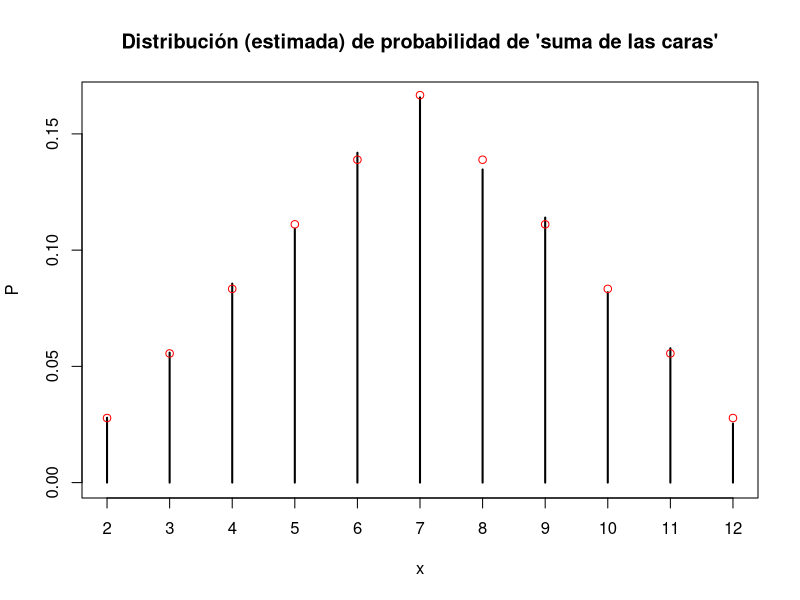
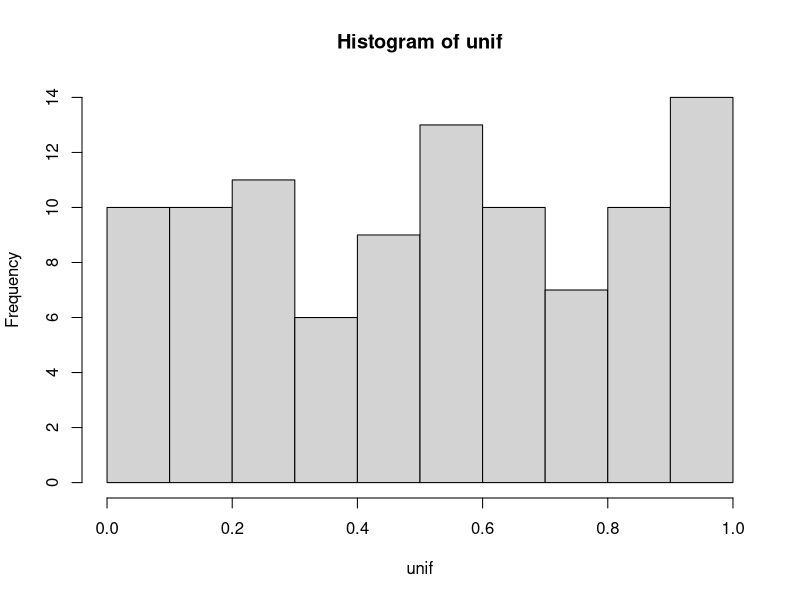
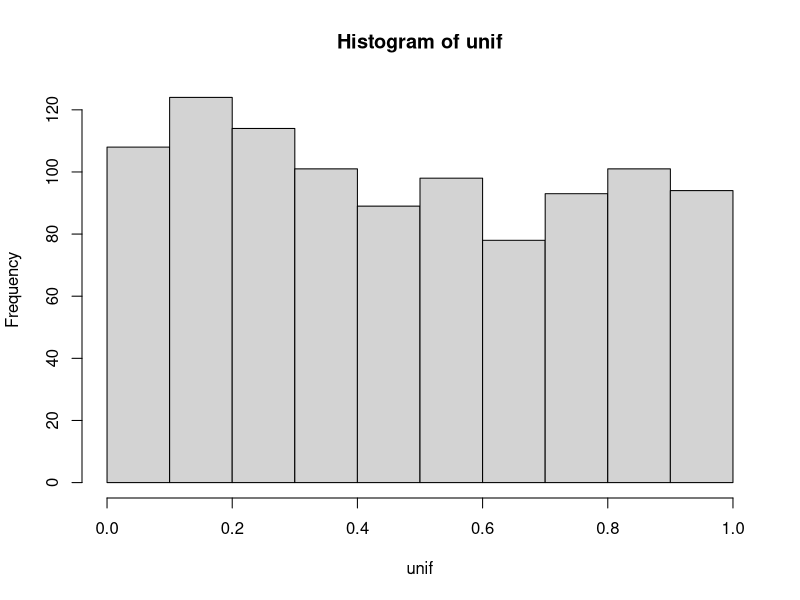
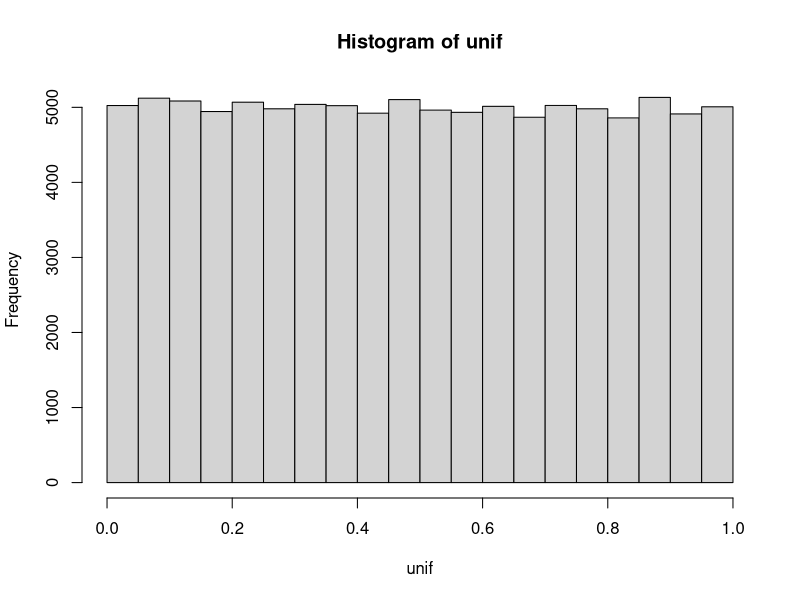
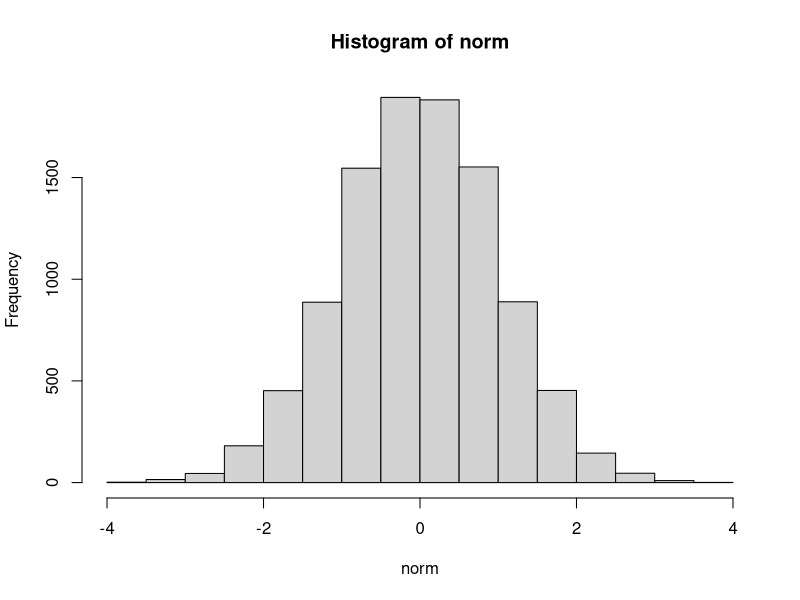
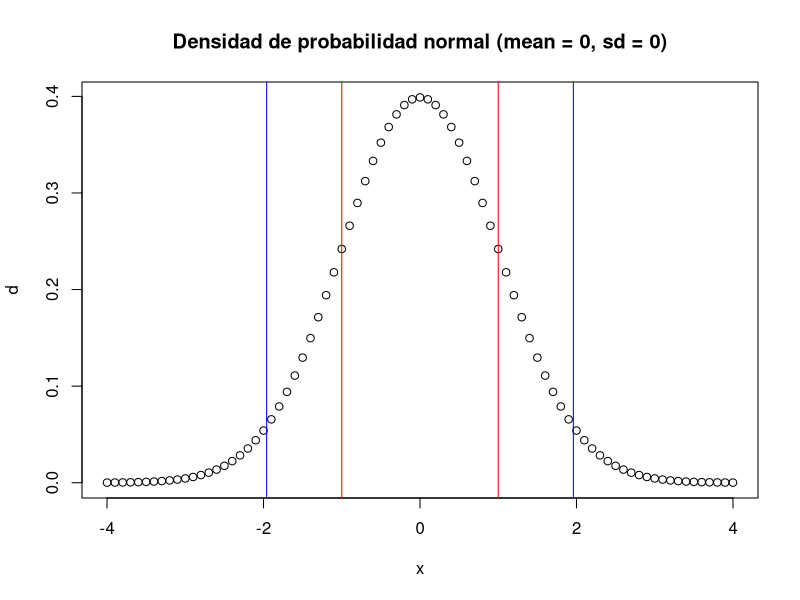
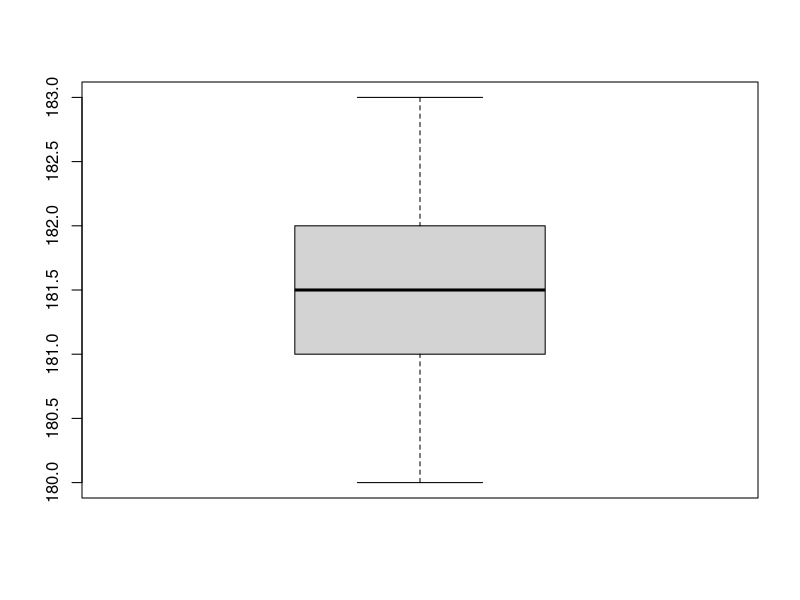
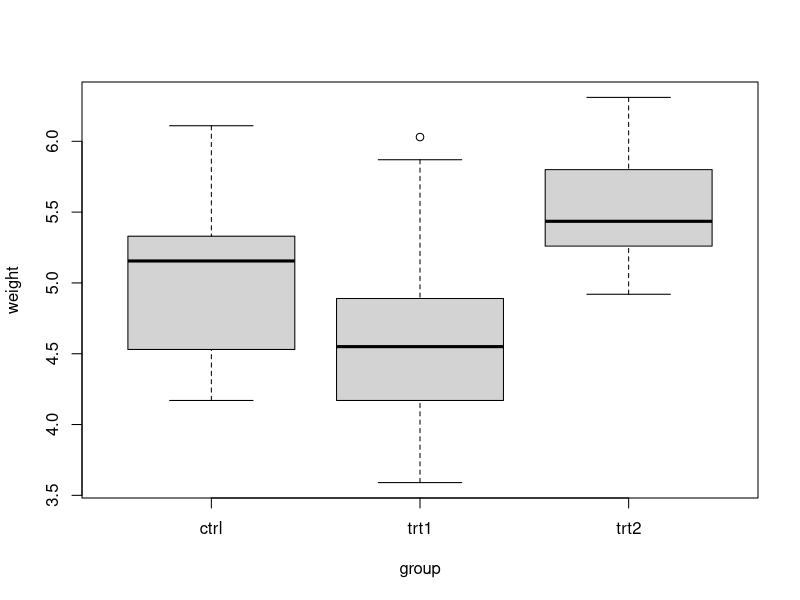

These charts were generated, in order, by the following R code:
#################################################################
#              Curso de análisis de datos con R
#Asociación Argentina de Bioinformática y Biologíca Computacional
#                 Fundación Instituto Leloir
#                        Marzo 2021
#                      Test de hipótesis
#################################################################

#Usemos R como un simulador. Simulemos tirar un dado miles de veces. La función sample va a venir en
#nuestra ayuda para esto.
?sample

#Las computadoras son máquinas deterministas, ante la misma entrada siempre devuelven la misma salida.
#Si queremos simular azar, necesitamos un generador de números pseudo-aleatorios. 
#Los generadores de números pseudo-aleatorios necesitan un lugar desde donde comenzar a producir
#los números y eso se lo decimos a R usando set.seed
#Un poco más de información para los curiosos: https://es.wikipedia.org/wiki/Generador_de_n%C3%BAmeros_pseudoaleatorios
set.seed(123457)

#Fabriquemos un dado y tirémoslo varias veces
dado <- 1:6
dado
sample(x = dado, size = 1)
sample(x = dado, size = 1)
sample(x = dado, size = 1)
sample(x = dado, size = 1)
#Cada vez que lo tiramos da algo distinto!

#Ahora tiremos dos dados
sample(dado, 2, replace=T)
sample(dado, 2, replace=T)
sample(dado, 2, replace=T)
sample(dado, 2, replace=T)

#Tiramos diez veces los dos dados. Podríamos usar un for pero r nos ayuda usando replicate
?replicate

#Fabriquemos una función que tire los dos dados. Fijensé que una función no necesariamente requiere
#un parámetro
dosDados <- function(){
  #Fabrico el dado
  dado <- 1:6
  #Lo tiro dos veces
  tirada <- sample(dado, 2, replace=T)
  #Devuelvo la tirada
  return(tirada)
}  

#Tiremos los dados diez veces
diez_tiradas <- replicate(10, dosDados())

#Veamos qué devuelve R
diez_tiradas

#Transponemos para que cada columna sea un dado y cada fila una tirada 
?t
diez_tiradas <- t(diez_tiradas)
diez_tiradas

#Sumemos los dos dados de cada tirada. Podríamos usar un for pero por rowSums viene a nuestra ayuda
#para sumar los elementos de cada fila entre si, fila por fila.
?rowSums
suma_de_las_caras <- rowSums(diez_tiradas)
suma_de_las_caras

#¿Es igual de probable sacar cualquier número? Contemos cuantas veces aparece cada número.
table(suma_de_las_caras)

#¿Si corremos esto de nuevo obtenemos el mismo resultado?
diez_tiradas <- replicate(10, dosDados())
diez_tiradas <- t(diez_tiradas)
suma_de_las_caras2 <- rowSums(diez_tiradas)

#Comparemos con la tirada anterior
table(suma_de_las_caras)
table(suma_de_las_caras2)

#¿Cómo podemos intentar estimar la probabilidad real de que salga cada número?
#Si tiramos muchas veces y contamos cuantas veces 
#da cada resultado nos podemos acercar bastante al valor real
diezmil_tiradas <- replicate(10000, dosDados())
diezmil_tiradas <- t(diezmil_tiradas)
head(diezmil_tiradas)
suma_de_las_caras <- rowSums(diezmil_tiradas)

#Calculemos la probabilidad estimada de cada número. Esto lo podemos pensar como el porcentaje de
#veces que salió cada uno
probabilidad_estimada <- table(suma_de_las_caras)/10000

#La posta se puede calcular (¿cómo?) y es la siguiente:
probabilidad_real <- c(1/36, 2/36, 3/36, 4/36, 5/36, 6/36, 5/36, 4/36, 3/36, 2/36, 1/36)

#Grafiquemos la probabilidad estimada y la probabilidad real
plot(probabilidad_estimada, xlab="x", ylab = "P", main="Distribución (estimada) de probabilidad de 'suma de las caras'")
points(2:12, probabilidad_real, col = "red")

#Bastante bien la simulación, no? Esto es lo que se conoce como la ley de los grandes números.

#Para pensar: probar con otros valores de replicate, por ejemplo: 10, 100, 1000, 1000000 y ver cuántas tiradas
#necesitamos para acercarnos.

#¿Cómo calcularían la probabilidad de que la suma de entre 3 y 7?
entre <- suma_de_las_caras >= 3 & suma_de_las_caras <= 7
head(entre)
sum(entre)/length(suma_de_las_caras)

#¿Dará lo mismo si sumamos las probabilidades de que salga cada número, desde el 3 al 7?
probabilidad_estimada
sum(probabilidad_estimada[c("3", "4", "5", "6", "7")])

#¿Y cuanto da la probabilidad de que salga cualquiera de los números desde el 2 al 12?
sum(probabilidad_estimada)

#Veamos como podemos simular otras distribuciones con R. Exploremos la función runif a ver qué devuelve.
#Primero reiniciemos el generador de números aleatorios
set.seed(123457)
runif(n = 1)
runif(n = 1)
runif(n = 1)
runif(n = 1)

#Corramos 100 veces runif con replicate y grafiquemos un histograma de lo que obtuvimos
unif <- replicate(100, runif(n = 1))
hist(unif)

#Corramos 1000 veces runif con replicate y grafiquemos un histograma de lo que obtuvimos
unif <- replicate(1000, runif(n = 1))
hist(unif)

#runif viene con su propio replicate incorporado, podemos pedirle 100000 números directamente. Grafiquemos un histograma de lo que obtuvimos.
unif <- runif(100000)
hist(unif)

#¿Qué devuelve entonces runif?
#¿Qué pasa al aumentar la muestra?

#Veamos cuántos números hay menores a 0.5. ¿Cuántos números esperan?
menores <- unif < 0.5
head(menores)
table(menores)

#¿Y menores a 0.95?.
menores <- unif < 0.95
table(menores)

#¿Y entre 0.25 y 0.75? ¿Qué porcentaje tiene?.
entre <- unif > 0.25 & unif < 0.75
table(entre)/length(unif)

#Veamos una función más, rnorm. ¿Qué es cada parámetro?
?rnorm

#Generemos 10000 números con esta funcion y grafiquemos un histograma
norm <- rnorm(n = 10000, mean = 0, sd = 1)
hist(norm)
#¿Reconocen esta distribución?

#¿Cuál debería ser la media y el desvío estandar si los estimamos con la muestra que generamos?
mean(norm)
sd(norm)
#¿Son exactamente las esperadas? ¿Por qué?

#Veamos como obtener la densidad de probabilidad real (no la estimada) de una normal con R. 
#Elijamos una secuencia de x.
x <- seq(-4, 4, by = 0.1)
head(x)
tail(x)

#Usamos la función dnorm que devuelve la densidad de probabilidad para cada valor de x que usamos
d <- dnorm(x, mean = 0, sd = 1)

#Grafiquemos cada par x, d de la densidad de probabilidad real.
plot(x, d, main = "Densidad de probabilidad normal (mean = 0, sd = 0)")

#¿Cómo podemos calcular la probabilidad de que al sacar una x cualquiera, la misma sea menor a -1? pnorm al rescate
abline(v = -1, col="red")
p1 <- pnorm(q = -1, mean = 0, sd = 1)
#¿Y menor a 1?
abline(v = 1, col="red")
p2 <- pnorm(q = 1, mean = 0, sd = 1)
#¿Cómo podemos calcular la probabilidad de que la x esté entre -1 y 1?
p2 - p1
#El 68% de las x están entre -1 y 1, es decir, el 68% de las x están a un desvío estandar de la media!

#¿Cuál es el valor de x tal que la probabilidad de sacar una x menor sea de 0.025%? qnorm al rescate
x1 <- qnorm(p = 0.025, mean = 0, sd = 1)
abline(v = x1, col="blue")

#¿Cuál es el valor de x tal que la probabilidad de sacar una x menor sea de 97.5%? qnorm al rescate
x2 <- qnorm(p = 0.975, mean = 0, sd = 1)
abline(v = x2, col="blue")
#Entonces, ¿cuál es la probabilidad de sacar una x entre x1 y x2?

#Con estas herramientas ya estamos en condiciones de probar algunas cosas.
#Juguemos a ser Levi-Strauss y el tipo de los aliens. Simulemos nuestros propios seres humanos. 
#Supongamos que la distribución de la altura es normal, con media 175 cm y desvío estandar 7 cm. Tomemos una muestra de esa población.
set.seed(123457)
muestra1 <- rnorm(n = 10, mean = 175, sd = 7)
muestra1

#Con esta muestra, ¿Qué valor estimamos para la media?
mean(muestra1)

#¿Y si tomamos una nueva muestra?
muestra2 <- rnorm(n = 10, mean = 175, sd = 7)
muestra2

#Con esta muestra, ¿Qué valor estimamos para la media?
mean(muestra2)

#Volviendo a los aliens, ¿podemos cuantificar de alguna forma la sorpresa (o falta de sorpresa) que nos dio cada uno de los esqueletos encontrados?
#Podríamos preguntarnos cuál es la probabilidad de encontrar una persona de 170 cm o más por azar. Usamos pnorm que nos da la probabilidad de 170 o menos
#así que eso se lo tenemos que restar a la probabilidad total que es 1
pvalue1 <- 1 - pnorm(170, mean = 175, sd = 7)
pvalue1

#A este valor se lo llama pvalue o pvalor y cuantifica la probabilidad de obtener el resultado que obtuvimos o uno mayor por azar, suponiendo que nuestro
#dato provino de una cierta población (en este caso, suponiendo que el esqueleto era humano).
#Calculemos el pvalue para el de 400 cm
pvalue3 <- 1 - pnorm(400, mean = 175, sd = 7)
pvalue3

#¿Y qué pasa con el de 185 cm?
pvalue2 <- 1 - pnorm(185, mean = 175, sd = 7)
pvalue2

#¿Qué pasó? ¿Nos estaremos equivocando?

#Veamos cuál es el valor de altura crítico para descartar que un esqueleto sea humano con una significancia de 0.01. qnorm al rescate. 
maxNoSignificativo <- qnorm(0.99, mean = 175, sd = 7)
maxNoSignificativo

#En este caso pudimos hacer un test de hipótesis porque conocíamos la distribución de alturas para personas (es decir, la hipótesis nula). 
#Pero ¿qué pasa en casos donde no conocemos esa distribución? 
#Necesitamos construirnos un estadístico a partir de nuestros datos cuya distribución, si vale la hipótesis nula, sea conocida. 
#Por suerte para nosotros, hay muchísimos tests que podemos usar en R dependiendo de lo que necesitamos hacer.

#Tomamos una muestra de la altura de personas en Holanda y queremos saber si la altura de esas personas es significativamente diferente de la
#media mundial. Usamos un t Test de una muestra. El t Test require que los datos sean aproximadamente normales y sin outliers
#(aunque es bastante robusto si esto no se cumple del todo).
alturasHolanda <- c(182, 183, 182, 180, 181, 180, 182, 181, 182, 181)

#Veamos outliers
boxplot(alturasHolanda)

#Veamos que estos datos cumplen normalidad. Usamos el test de shapiro-wilk que testea justamente eso

#H0: Los datos son normales
#H1: Los datos no son normales
shapiro.test(alturasHolanda)

#Cumplen normalidad, podemos usar t Test. Pero antes, elijamos un nivel de significancia (usualmente 0.05)
#H0: alturaMedia = 175 
#H1: alturaMedia != 175
?t.test
t.test(alturasHolanda, mu = 175)

#Algunas personas interpretan el pvalue como una medida del efecto observado. ¿Será correcta esta interpretación? Veamos
#Simulemos un efecto, por ejemplo, el de una hormona de crecimiento aplicada a un hongo.
#Simulemos la población no tratada y la tratada, y supongamos que hubo un efecto en la tratada
set.seed(123456)
no_tratada <- rnorm(10, mean = 10, sd = 1)
tratada    <- rnorm(10, mean = 11, sd = 1)
shapiro.test(tratada)
shapiro.test(no_tratada)
t.test(no_tratada, tratada)
#¿Qué pasó? ¿Por qué? ¿recuerdan el nombre de este tipo de errores?

#Aumentemos el tamaño de la muestra
set.seed(123456)
no_tratada <- rnorm(15, mean = 10, sd = 1)
tratada    <- rnorm(15, mean = 11, sd = 1)
shapiro.test(tratada)
shapiro.test(no_tratada)
t.test(no_tratada, tratada)

#y ahora, ¿Qué pasó? ¿Por qué? ¿Cambió el efecto acaso?

#Aumentemos aún más el tamaño de la muestra
set.seed(123456)
no_tratada <- rnorm(100, mean = 10, sd = 1)
tratada    <- rnorm(100, mean = 11, sd = 1)
shapiro.test(tratada)
shapiro.test(no_tratada)
t.test(no_tratada, tratada)

#Entonces, ojo, un pvalue más chico no nos dice que tenemos un efecto más grande! 
#Cambiando nuestro experimento podemos manipular el pvalue, manteniendo el mismo tamaño de efecto
#Veamos que pasa si el efecto fuera más chico
set.seed(123456)
no_tratada <- rnorm(100, mean = 10, sd = 1)
tratada    <- rnorm(100, mean = 10.1, sd = 1)
shapiro.test(tratada)
shapiro.test(no_tratada)
t.test(no_tratada, tratada)

#¿Qué pasó?
#Mejoremos el experimento
set.seed(123456)
no_tratada <- rnorm(1000, mean = 10, sd = 1)
tratada    <- rnorm(1000, mean = 11, sd = 1)
shapiro.test(tratada)
shapiro.test(no_tratada)
t.test(no_tratada, tratada)

#¿Y si no hubiera efecto?
set.seed(123456)
no_tratada <- rnorm(100000, mean = 10, sd = 1)
tratada    <- rnorm(100000, mean = 10, sd = 1)
t.test(no_tratada, tratada)

#Bueno, por suerte no era un artefacto del experimento. Pero con una significancia de 0.05, qué pasa si repetimos el experimento 100 veces?
set.seed(123456)
pvalues <- c()
for(i in 1:20){
  no_tratada <- rnorm(1000, mean = 10, sd = 1)
  tratada    <- rnorm(1000, mean = 10, sd = 1)
  pvalues <- c(pvalues, t.test(no_tratada, tratada)$p.value)
}
table(pvalues < 0.05)
#¿Qué pasó? ¿Qué tipo de errores observamos?

#Sigamos analizando la salida del test, volviendo a las alturas en Holanda
t.test(alturasHolanda, mu = 175)

#¿Qué es el intervalo de confianza de 95%?
#El mismo test nos estima la media de la población de la muestra que tomamos. Nos dice que la estima en 181.3 cm pero nos da algo mejor, nos da un intervalo
#de confianza del 98%, entre 180.23 cm hasta 182.37 cm. ¿Esto significa que hay un 95% de probabilidades de que la media real de la población de Holanda esté
#en este intervalo? No! La media de la población no es una variable aleatoria, o está en el intervalo o no está. Lo que nos dice ese intervalo es que si 
#tomamos 100 muestras y construimos el intervalo de confianza de 95%, esperamos que en el 95% de los casos la media de la población 
#esté contenida en el intervalo.
#Probemosló con nuestro laboratorio. Supongamos que la media de altura de la población de Holanda es 182 cm con un desvío de 7cm y tomemos 100 muestras.
set.seed(1234567)
mediaReal <- 182
aciertos <- 0
muestras <- 100
for(i in 1:muestras){
  alturasHolanda <- rnorm(10, mean = mediaReal, sd = 7)
  testDeAltura <- t.test(alturasHolanda, mu = 175)
  if(testDeAltura$conf.int[1] < mediaReal & mediaReal < testDeAltura$conf.int[2]){
    aciertos <- aciertos + 1
  }
}
aciertos


#Queremos estudiar el efecto de dos tratamientos en el crecimiento de una planta. Para ello contamos con plantas a las que se las trató con un placebo, plantas
#tratadas con la droga1 y plantas tratadas con la droga 2. ¿Cómo podemos saber si el tratamiento 1 o el tratamiento 2 fue efectivo?
#Usemos un t Test de dos muestras independientes para comparar el control con tratamiento 1 y el control con tratamiento 2. Además de lo que le habíamos
#pedido al t Test de una muestra (independencia, datos continuos, normalidad y sin outliers), la varianza de los dos grupos tiene que ser la misma.

#Cargamos los datos
plantas <- datasets::PlantGrowth
View(plantas)
#Veamos como se distribuyen las plantas dentro de cada grupo
boxplot(weight ~ group, data = plantas)

#Para testear que las dos varianzas sean iguales (homogeneidad de varianzas) podemos usar el test de bartlett.
#H0: Los datos tienen igual varianza
#H1: Los datos no  tienen igual varianza
bartlett.test(list(plantas$weight[plantas$group == "ctrl"], plantas$weight[plantas$group == "trt1"]))
bartlett.test(list(plantas$weight[plantas$group == "ctrl"], plantas$weight[plantas$group == "trt2"]))

#Chequeamos previamente normalidad de cada variable
shapiro.test(plantas$weight[plantas$group == "ctrl"])
shapiro.test(plantas$weight[plantas$group == "trt1"])
shapiro.test(plantas$weight[plantas$group == "trt2"])

#Ahora si, podemos usar el t test de dos muestras
#H0: las medias de los dos grupos son iguales
#H1: las medias de los dos grupos son distintas

t.test(plantas$weight[plantas$group == "ctrl"], plantas$weight[plantas$group == "trt1"])
t.test(plantas$weight[plantas$group == "ctrl"], plantas$weight[plantas$group == "trt2"])

#¿Qué pasa si nuestros datos no cumplen homogeneidad de varianza?
#Veamos los datos de iris
View(iris)

#Comparamos setosa con versicolor en el largo del sépalo
shapiro.test(iris$Sepal.Length[iris$Species == "setosa"])
shapiro.test(iris$Sepal.Length[iris$Species == "versicolor"])
#Veamos si cumplen homogeneidad de varianza
bartlett.test(list(iris$Sepal.Length[iris$Species == "setosa"], iris$Sepal.Length[iris$Species == "versicolor"]))

#Ups! Qué podemos hacer? Usar el test de welch
t.test(iris$Sepal.Length[iris$Species == "setosa"], iris$Sepal.Length[iris$Species == "versicolor"], var.equal = F)

#Mucho se habló de la publicación (o no publicación) de los resultados de la vacuna sputnik v.
#Finalmente, los resultados se publicaron el 2 de febrero en The Lancet, en
#Safety and efficacy of an rAd26 and rAd5 vector-based heterologous prime-boost COVID-19 vaccine: an interim analysis 
#of a randomised controlled phase 3 trial in Russia. Logunov et al.
#https://www.thelancet.com/journals/lancet/article/PIIS0140-6736(21)00234-8/fulltext
#En el texto nos cuentan que hicieron un ensayo doble ciego con 21977 adultos, de los cuales 16501 fueron vacunados con la sputnik y 5476 recibieron placebo.
#Luego de 21 días, de 14964 participantes vacunados, 16 contrajeron COVID-19, mientras que de 4902 del grupo placebo, 62 lo contrajeron.  
#Armemos la tabla de datos
pacientes <- data.frame(tratado = c(rep(TRUE, 14964), rep(FALSE, 4902)), 
                        infectado = c(rep(TRUE, 16), rep(FALSE, (14964-16)), rep(TRUE, 62), rep(FALSE, (4902-62))))
head(pacientes)
#Se obtuvo la siguiente tabla (llamada tabla de contingencia):
table(pacientes$tratado, pacientes$infectado)

#Podemos utilizar un test de chi cuadrado para ver si son independientes la infección y la vacuna. El test
#de chi cuadrado requiere que todos los valores esperados en la tabla de contingencia sean mayores a 5.
#R nos va a avisar si no se cumple la condición. En ese caso, podemos usar el test exacto de fisher fisher.test()
#H0: Las dos variables son independientes
#H1: Las dos variables no son independientes

chisq.test(pacientes$tratado, pacientes$infectado, correct=FALSE)
#Descartamos que sea independiente la infección de la vacuna.